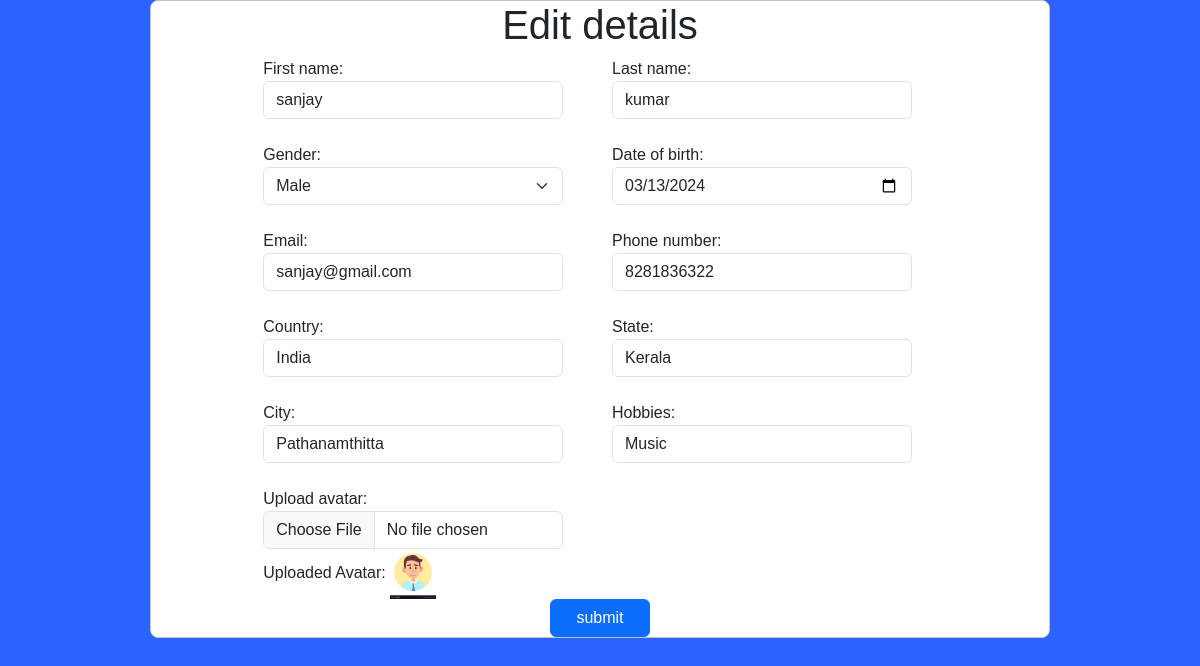
Screenshot of /myapp/adminedit/10 with the database file from the repository.
### myapp/models.py (models this page shows)
class Registration(models.Model):
    first_name=models.CharField(max_length=100)
    last_name=models.CharField(max_length=100)
    gender_choices={('Male','Male'),('Female','Female'),('Others','Others')}
    gender=models.CharField(max_length=100,choices=gender_choices,default='Male')
    date_of_birth=models.DateField()
    email=models.EmailField()
    phone_number=models.IntegerField()
    country=models.CharField(max_length=100)
    state=models.CharField(max_length=100)
    city=models.CharField(max_length=100)
    hobbies=models.CharField(max_length=100)
    upload_avatar=models.FileField(upload_to='Avatar')
    is_active=models.BooleanField(null=True,default=True)

### myapp/views.py (the view)
# urls.py: path('adminedit/<int:id>',adminedit,name='adminedit'),
def adminedit(request,id):
    if request.method=='POST':
        form=RegistrationForm(request.POST,request.FILES,instance=Registration.objects.get(id=id))
        if form.is_valid():
            form.save()
            return redirect('adminpage')
    else:
        form=RegistrationForm(instance=Registration.objects.get(id=id))
        return render(request,'adminedit.html',{'form':form})

### myapp/templates/adminedit.html (shortened to what this page needs)
{% extends 'layout.html' %}
{% load static %}
{% block body %}
<div style="border: 1px solid rgb(195, 195, 195); width: 900px; margin: auto; background-color: white; border-radius: 8px;" >
  <h1 class="text-center">Edit details</h1>
<form action="" method="post" enctype="multipart/form-data" class="m-auto w-75" >
<div class="row">
 {% for i in form %}
  <div class="col-6">
    {% if i.name == 'upload_avatar' %}
    {{i.label_tag}}
    {{i}}
    Uploaded Avatar: <img src="{{ i.value.url }}" alt="" height="50px">
    {% else %}
    {{i.label_tag}}
    {{i}}<br>
    {% endif %}
  </div>
 {% endfor %}
</div>
<div class="">
  <button class="btn btn-primary " style="margin:auto;width: 100px;display: block;">submit</button>
</div>
</form>
</div>
    {% endblock %}

### myapp/templates/layout.html (style rules this page uses)
body { margin: 0; font-family: Arial, Helvetica, sans-serif; }

### rows the page displays
Registration: form "sanjay" "kumar" "Male" "03/13/2024" "sanjay@gmail.com" "8281836322" "India" "Kerala" "Pathanamthitta" "Music"

### other values shown
{{ i.label_tag }} "First name:" "Last name:" "Gender:" "Date of birth:" "Email:" "Phone number:" "Country:" "State:" "City:" "Hobbies:"
{{ i.label_tag }} "Upload avatar:"
